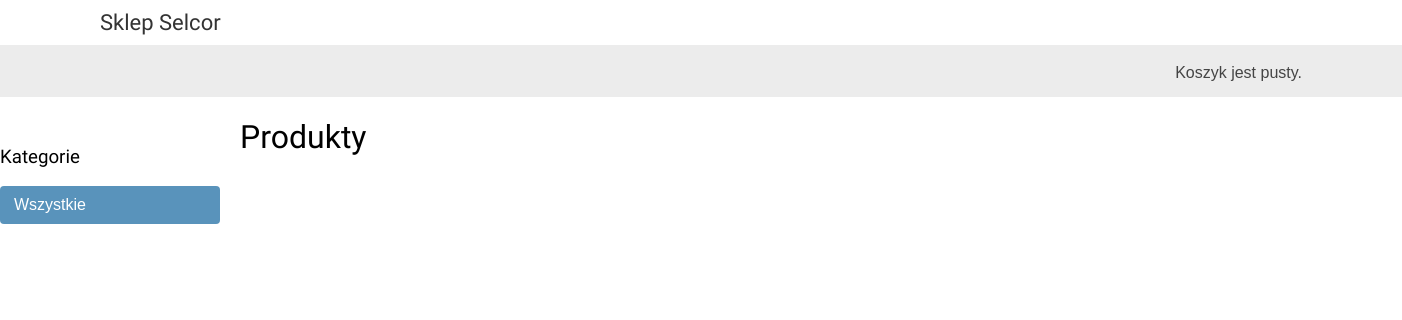
The app's page /, older data.
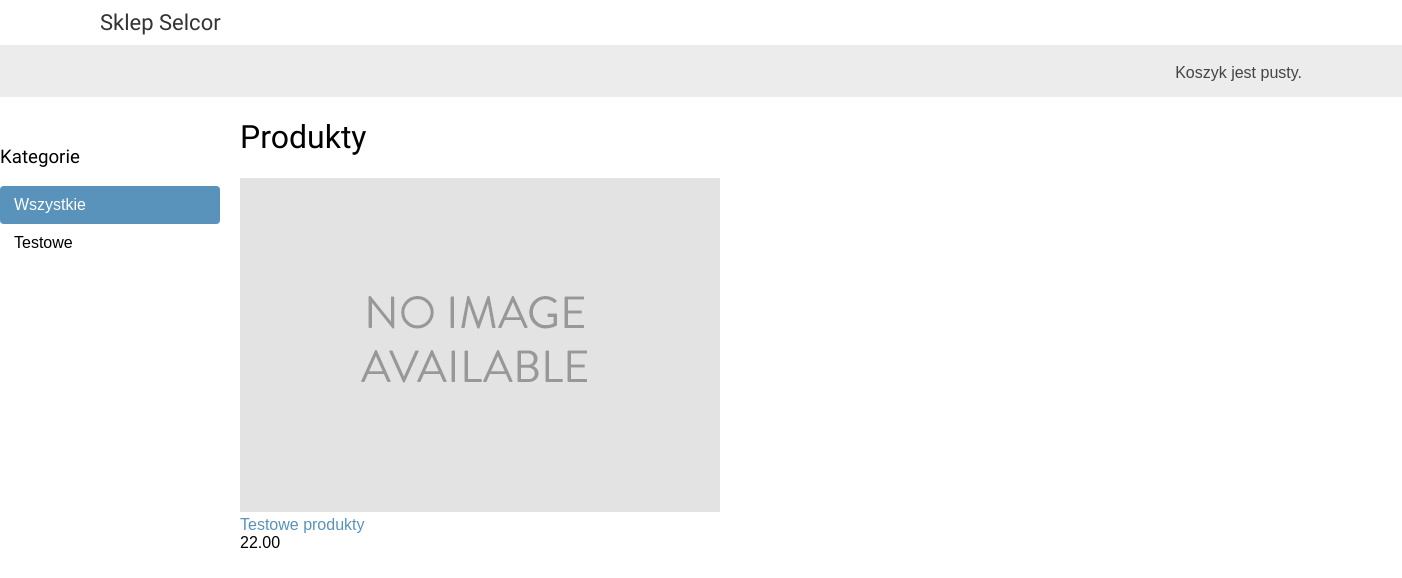
The same page, newer data.
### shop/models.py (models this page shows, shortened)
class Category(models.Model):
    name = models.CharField(max_length=200, db_index=True)
    slug = models.SlugField(max_length=200, db_index=True, unique=True)
    class Meta:
        ordering = ('name',)
        verbose_name = 'category'
        verbose_name_plural = 'categories'
    def get_absolute_url(self):
        return reverse('shop:product_list_by_category', args=[self.slug])

class Product(models.Model):
    category = models.ForeignKey(Category, related_name='products', on_delete=models.CASCADE)
    name = models.CharField(max_length=200, db_index=True)
    slug = models.SlugField(max_length=200, db_index=True)
    image = models.ImageField(upload_to='products/%Y/%m/%d', blank=True)
    description = models.TextField(blank=True)
    price = models.DecimalField(max_digits=10, decimal_places=2)
    available = models.BooleanField(default=True)
    created = models.DateTimeField(auto_now_add=True)
    updated = models.DateTimeField(auto_now=True)
    class Meta:
        ordering = ('name',)
        index_together = (('id', 'slug'))
    def get_absolute_url(self):
        return reverse('shop:product_detail', args=[self.id, self.slug])

### shop/views.py (the view)
# urls.py: path('', views.product_list, name='product_list'),
def product_list(request, category_slug=None):
    category = None
    categories = Category.objects.all()
    products = Product.objects.filter(available=True)
    if category_slug:
        category = get_object_or_404(Category, slug=category_slug)
        products = products.filter(category=category)
    return render(request,
                  'shop/product/list.html',
                  {'category': category,
                   'categories': categories,
                   'products': products})

### cart/cart.py (called while the page is built)
    def __len__(self):
        return sum(item['quantity'] for item in self.cart.values())

### cart/context_processors.py (called while the page is built)
def cart(request):
    return {'cart': Cart(request)}

### shop/templates/shop/product/list.html (shortened to what this page needs)
{% extends "shop/base.html" %}
{% load static %}
{% block content %}
    <div id="sidebar">
        <h3>Kategorie</h3>
        <ul>
            <li {% if not category %}class="selected"{% endif %}>
                <a href="{% url "shop:product_list" %}">Wszystkie</a>
            </li>
            {% for c in categories %}
                <li {% if category.slug == c.slug %}class="selected"{% endif %}
                    <a href="{{ c.get_absolute_url }}">{{ c.name }}</a>
                </li>
            {% endfor %}
        </ul>
    </div>
    <div id="main">
        <h1>{% if category %}{{ category.name }}{% else %}Produkty{% endif %}</h1>
        {% for product in products %}
            <div class="item">
                <a href="{{ product.get_absolute_url }}">
                    <img src="{% if product.image %}{{ product.image.url }}{% else %}{% static "img/no_image.png" %}{% endif %}">
                </a><br>
                <a href="{{ product.get_absolute_url }}">{{ product.name }}</a><br>
                {{ product.price }}
            </div>
        {% endfor %}
    </div>
{% endblock %}

### shop/templates/shop/base.html (shortened to what this page needs)
{% load static %}
<!DOCTYPE html>
<html>
    <head>
        <link href="{% static "css/base.css" %}" rel="stylesheet">
    </head>
    <body>
        <div id="header">
            <a href="/" class="logo">Sklep Selcor</a>
        </div>
        <div id="subheader">
            <div class="cart">
                {% with total_items=cart|length %}
                    {% if cart|length > 0 %}
                        Koszyk:
                        <a href="{% url "cart:cart_detail" %}">
                            {{ total_items }} produkt{{ total_items|pluralize:"y" }},
                            {{ cart.get_total_price }} zł
                        </a>
                    {% else %}
                        Koszyk jest pusty.
                    {% endif %}
                {% endwith %}
            </div>
        </div>
        <div id="context">
            {% block content %}
            {% endblock %}
        </div>
    </body>
</html>

### shop/static/css/base.css (style rules this page uses)
body { margin:0; padding:0; font-family:helvetica, sans-serif; }
h1, h2, h3, h4, h5 , h6 { font-family: 'Ubuntu', sans-serif; font-weight:normal; }
a { text-decoration:none; color:#5993bb; }
#header { padding:10px 100px; font-size:18px; overflow:auto; }
#subheader { background:#ececec; color:#444; padding:15px 100px; overflow:auto; }
#header .logo { font-family: 'Ubuntu', sans-serif; float:left; color:#333; font-size:22px; margin-right:10%; }
#subheader .cart { float:right; padding-top:4px; }
#sidebar { width:220px; padding:30px 20px 0 0; float:left; }
#sidebar ul { margin:0; padding:0; }
#sidebar ul li { margin:0; list-style:none; padding:10px 14px; }
#sidebar ul li a { display:block; }
#sidebar ul li.selected { background:#5993bb; border-radius:4px; }
#sidebar ul li.selected a { color:#fff; }
#main { float:left; width: 96%; margin-right:-220px; overflow:hidden; }

Row changes from the older to the newer data that the page shows:
added Category: name "Testowe"
added Product: name "Testowe produkty", price "22.00"
